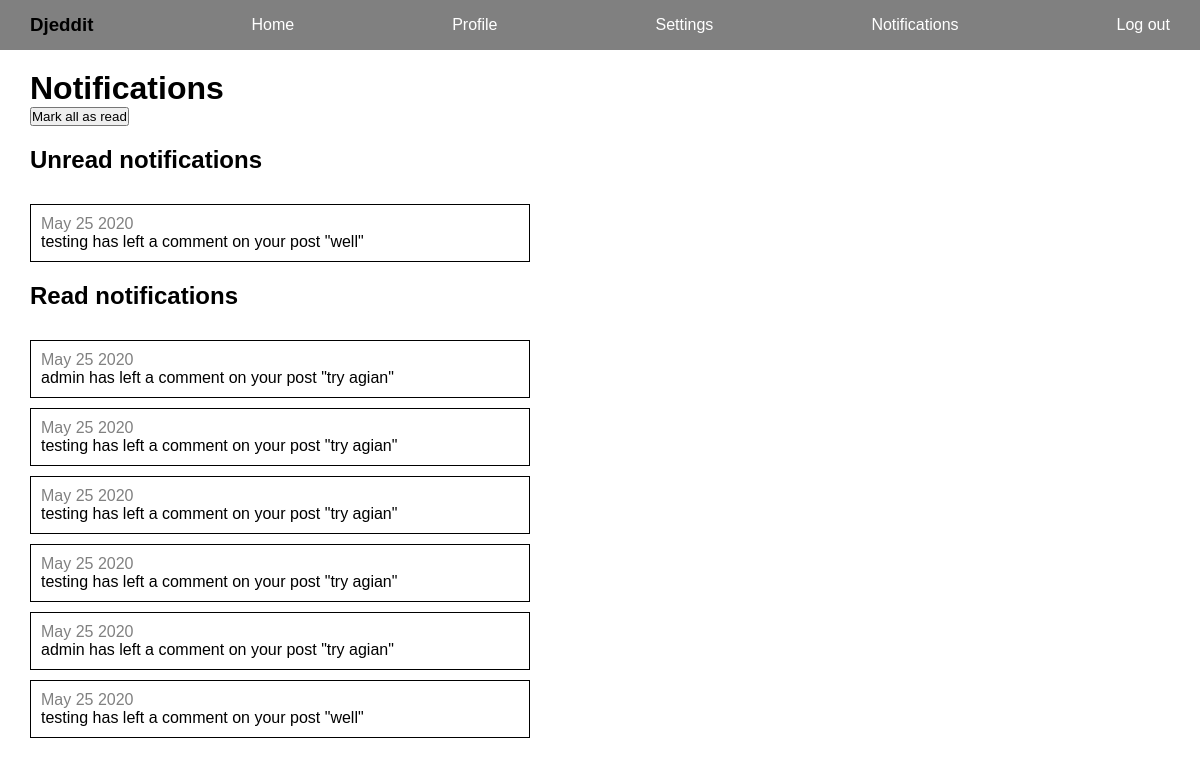
The app's page /reddit/notifications/ (signed in), older data.
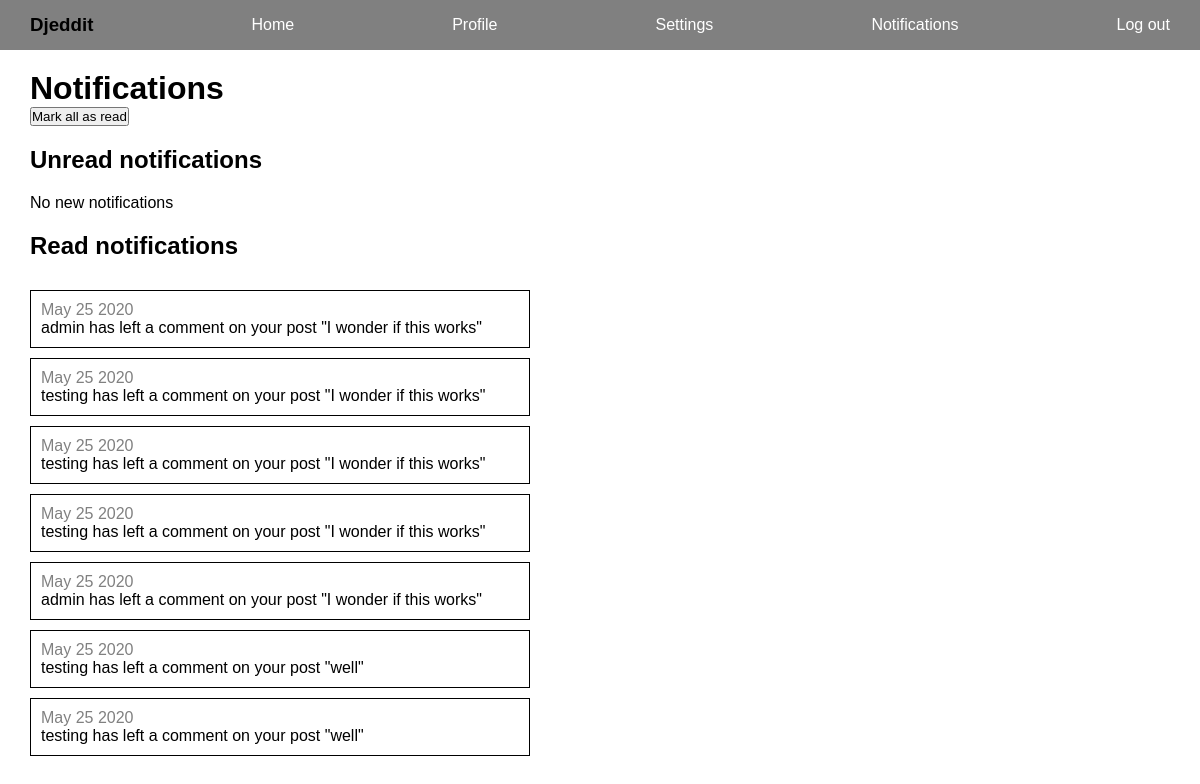
The same page, newer data.
### reddit_app/models.py (models this page shows, shortened)
class Notification(models.Model):
    reciever = models.ForeignKey(User, related_name='notifications', on_delete=models.CASCADE)
    sender = models.ForeignKey(User, related_name='sent_notifications', on_delete=models.CASCADE)
    post = models.ForeignKey(Post, on_delete=models.CASCADE)
    read = models.BooleanField(default=False)
    created_at = models.DateTimeField(auto_now_add=True)
    def date_sent(self):
        return self.created_at.strftime('%B %d %Y')

class Post(models.Model):
    title = models.CharField(max_length=200)
    author = models.ForeignKey(User, on_delete=models.CASCADE)
    text = models.TextField()
    votes = models.IntegerField(default=0)
    created_at = models.DateTimeField(auto_now_add=True)

### reddit_app/views.py (the view)
# urls.py: path("notifications/", views.notifications, name="notifications"),
def notifications(request):
    user = request.user
    notifications = Notification.objects.filter(reciever=user, read=False)
    read_notifications = Notification.objects.filter(reciever=user, read=True)
    if request.method == "POST":
        notifications.update(read=True)
    context = {"notifications": notifications, "read_notifications": read_notifications}
    return render(request, "reddit_app/notifications.html", context)

### templates/reddit_app/notifications.html (shortened to what this page needs)
{% extends "base.html" %}
{% block content %}
    <h1>Notifications</h1>
    <form method="POST" action="{% url 'reddit_app:notifications' %}">
        <button>Mark all as read</button>
    </form>
    {% if notifications.count %}
        <div class="notifications">
        <h2>Unread notifications</h2>
            {% for notification in notifications %}
                    <div class="notification">
                        <a href="{% url 'reddit_app:single_post' notification.post_id %}">
                            <span>{{notification.date_sent}}</span>
                            <p>{{notification.sender}} has left a comment on your post "{{notification.post.title}}"</p>
                        </a>
                    </div>
            {% endfor %}
        </div>
    {% else %}
        <h2>Unread notifications</h2>
        <p>No new notifications</p>
    {% endif %}
    {% if read_notifications.count %}
        <div class="notifications">
        <h2>Read notifications</h2>
            {% for read_notification in read_notifications %}
                    <div class="notification">
                        <a href="{% url 'reddit_app:single_post' read_notification.post_id %}">
                            <span>{{read_notification.date_sent}}</span>
                            <p>{{read_notification.sender}} has left a comment on your post "{{read_notification.post.title}}"</p>
                        </a>
                    </div>
            {% endfor %}
        </div>
    {% endif %}
{% endblock content %}

Row changes from the older to the newer data that the page shows:
changed through a linked row, Notification (number 1 of 7 on the later page): post "try agian" → "I wonder if this works"
changed through a linked row, Notification (number 2 of 7 on the later page): post "try agian" → "I wonder if this works"
changed through a linked row, Notification (number 3 of 7 on the later page): post "try agian" → "I wonder if this works"
changed through a linked row, Notification (number 4 of 7 on the later page): post "try agian" → "I wonder if this works"
changed through a linked row, Notification (number 5 of 7 on the later page): post "try agian" → "I wonder if this works"
changed Notification (number 7 of 7 on the later page): moves from the list under "Unread notifications" to the list under "Read notifications"
Text that changed along with them:
text now shown: "No new notifications"
